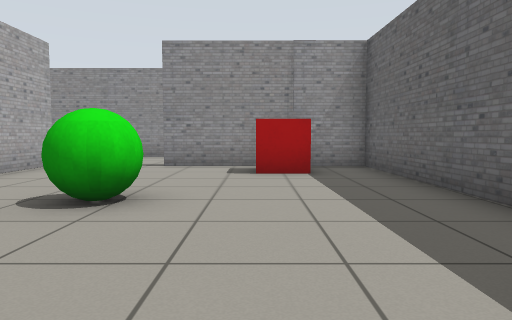
View 1 (above)

23 first-person views from a walk through a robot-simulator world made for Gazebo. The camera is 0.72 m above the floor, tilts 4° down and sees 70° across. The floor is counted in squares, 1 m on a side. Each view is taken from the middle of a square. On the plan, view 1 faces up. The plan holds only what a view shows up to about 11 squares ahead; the rest is blank. Robots are left out.

View 2
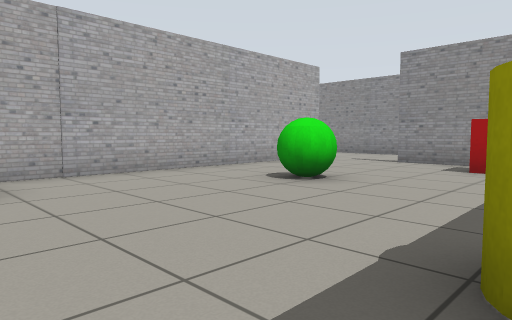

View 3
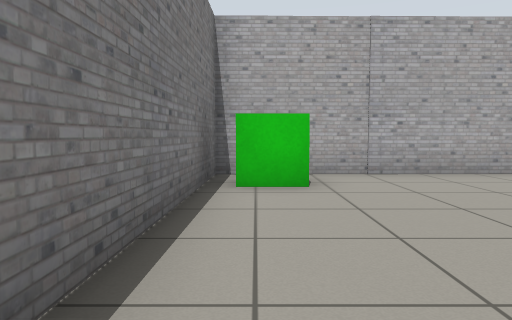

View 4
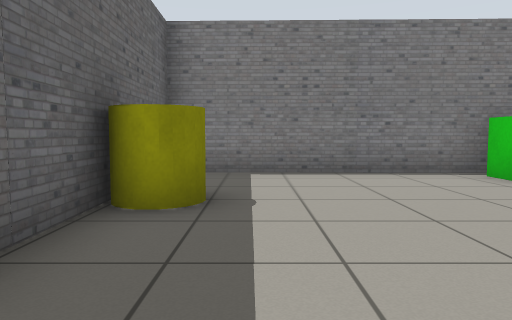

View 5
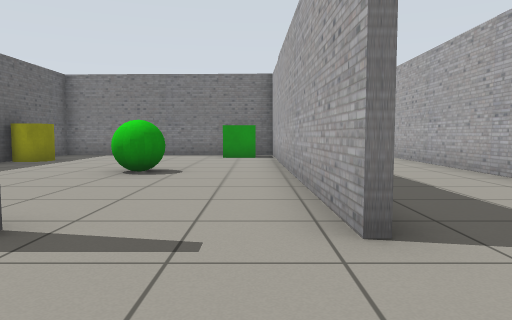

View 6
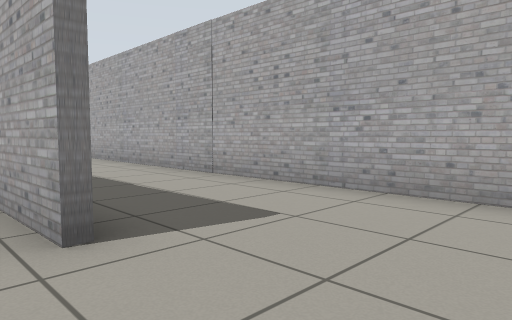

View 7
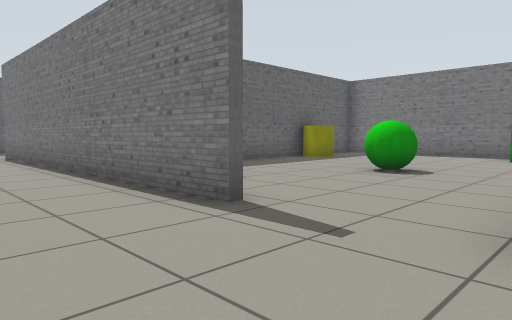

View 8
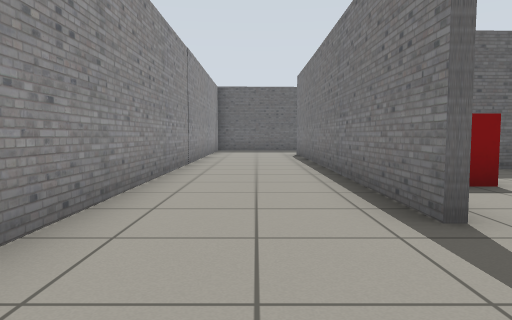

View 9
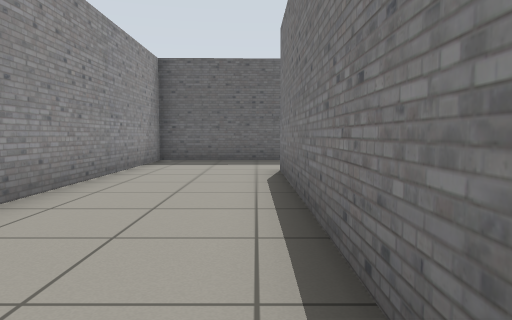

View 10
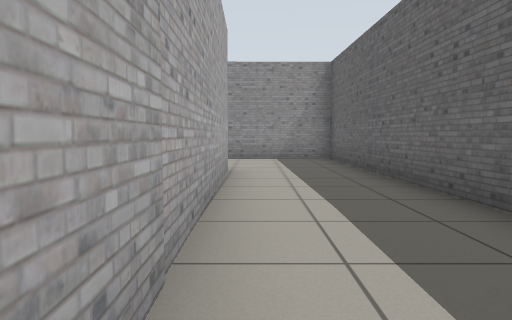

View 11
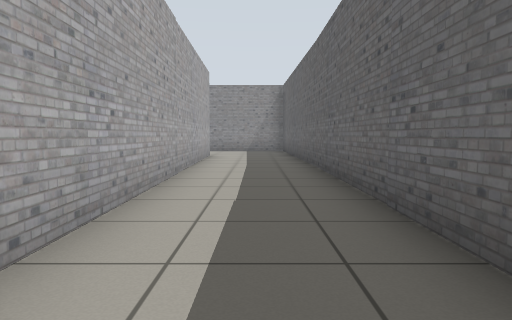

View 12
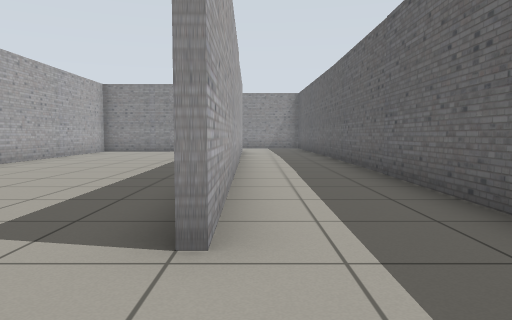

View 13
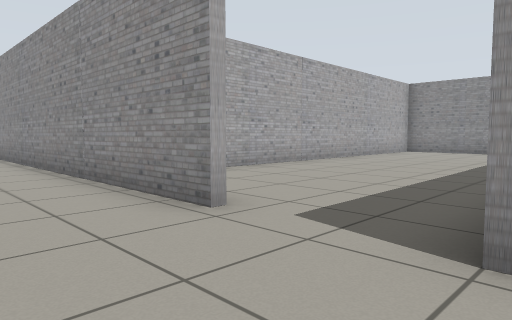

View 14
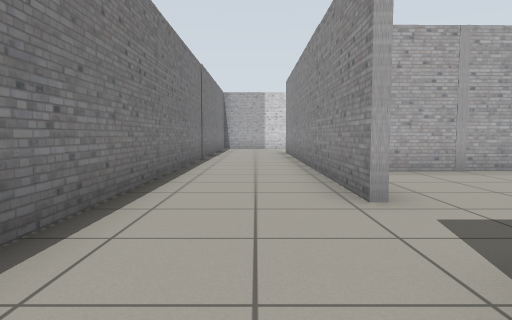

View 15
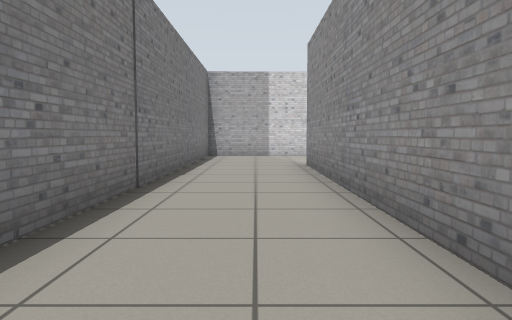

View 16
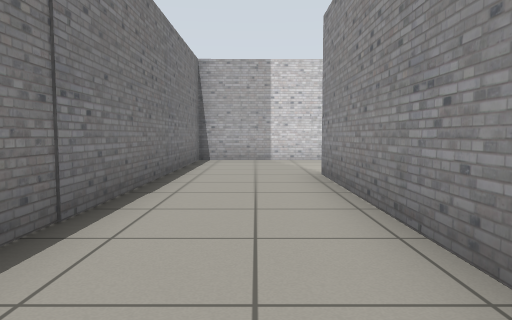

View 17
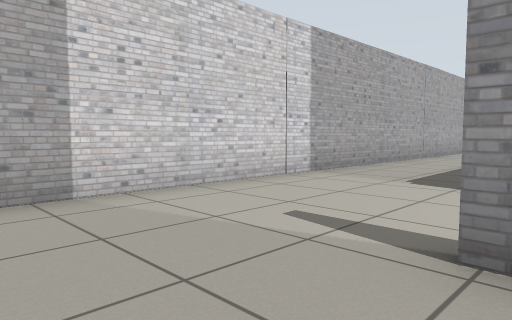

View 18
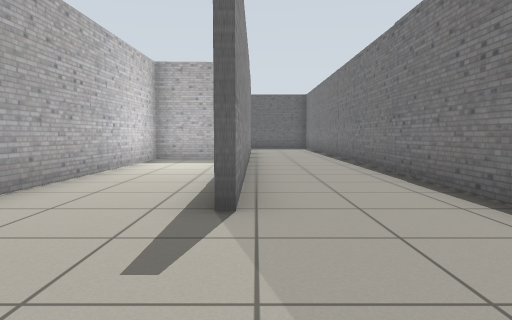

View 19
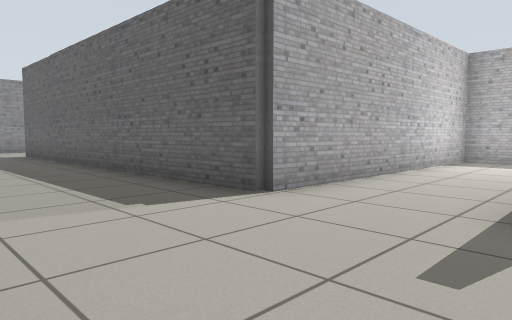

View 20
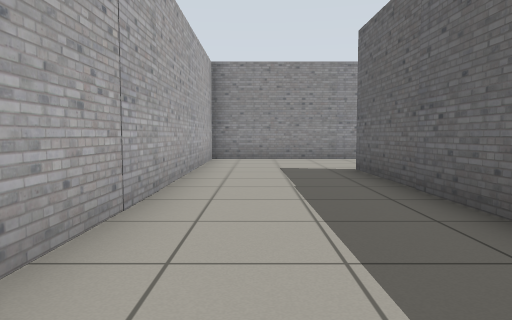

View 21
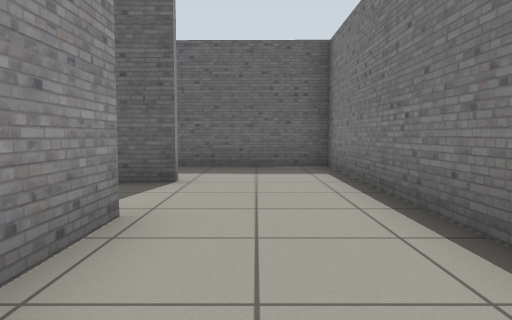

View 22
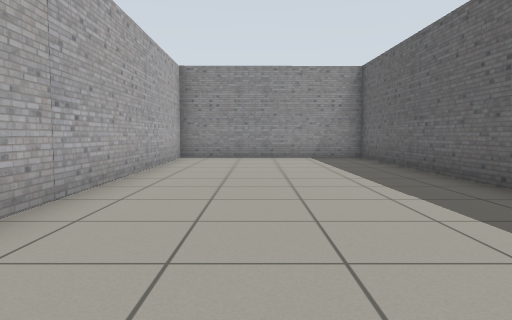

View 23
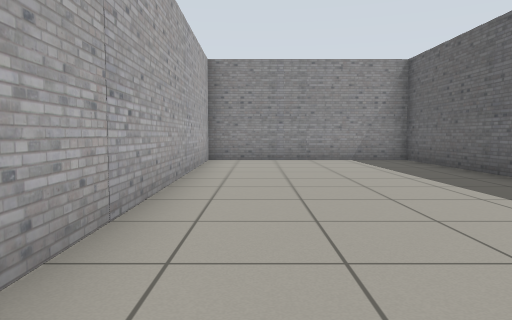

### Floor plan
Points are (right, up) in squares from view 1. A wall is a line through its corners. A room is listed if a view was taken in it or the views show most of it. See-through windows are left out.
Room 1 (views 1, 2, 3, 4)
walls: (-4.7, 7.4) (-4.5, -1.7) (2.7, -1.9) (2.5, 8.3) (-2.1, 8.3)
ways out: opening at (-3.5, 8) to room 2
objects: green box (-4, -1) to (-3, -1); green ball (-2, 4) to (-1, 4); red box (0, 7) to (1, 7); yellow cylinder (2, 1)
Room 2 (views 5, 6, 7, 8, 9, 10, 11, 12, 13, 14, 15, 16, 17, 18, 19, 20, 21)
walls: (2.7, -3.8) (2.7, -2.1) (-4.8, -1.9) (-5, 8.6); (6.2, -4.8) (-4.6, -4.8); (-8.4, -7.6) (11.2, -7.6) (11.5, 11.6) (-8.2, 11.6) (-8.4, -7.6); (-2.1, 8.5) (8.4, 8.5) (8.7, -4.8); (-4.7, 8.6) (-4.7, 7.4)
ways out: opening at (-3.5, 8) to room 1; opening at (7.5, -5.5) to room 3
Room 3 (views 22, 23)
walls: (8.4, 1.7) (8.2, 8.3) (2.7, 8.3) (2.9, -3.4); (8.5, -4.9) (8.5, -3.9)
ways out: opening at (7.5, -5.5) to room 2

Positions as (right, up) in squares from view 1, and headings:
1: (0, 0), facing up
2: (2, -1), facing up-left
3: (2, -1), facing left
4: (1, 5), facing down
5: (-4, 11), facing down
6: (-4, 11), facing down-left
7: (-5, 11), facing down-right
8: (-5, 10), facing right
9: (1, 9), facing right
10: (9, 1), facing up
11: (10, -4), facing up
12: (9, -7), facing up
13: (9, -7), facing up-left
14: (10, -6), facing left
15: (4, -6), facing left
16: (2, -6), facing left
17: (-4, -7), facing up-left
18: (-8, -5), facing right
19: (-8, -5), facing up-right
20: (-7, 1), facing up
21: (3, -6), facing right
22: (5, -3), facing up
23: (4, -2), facing up
